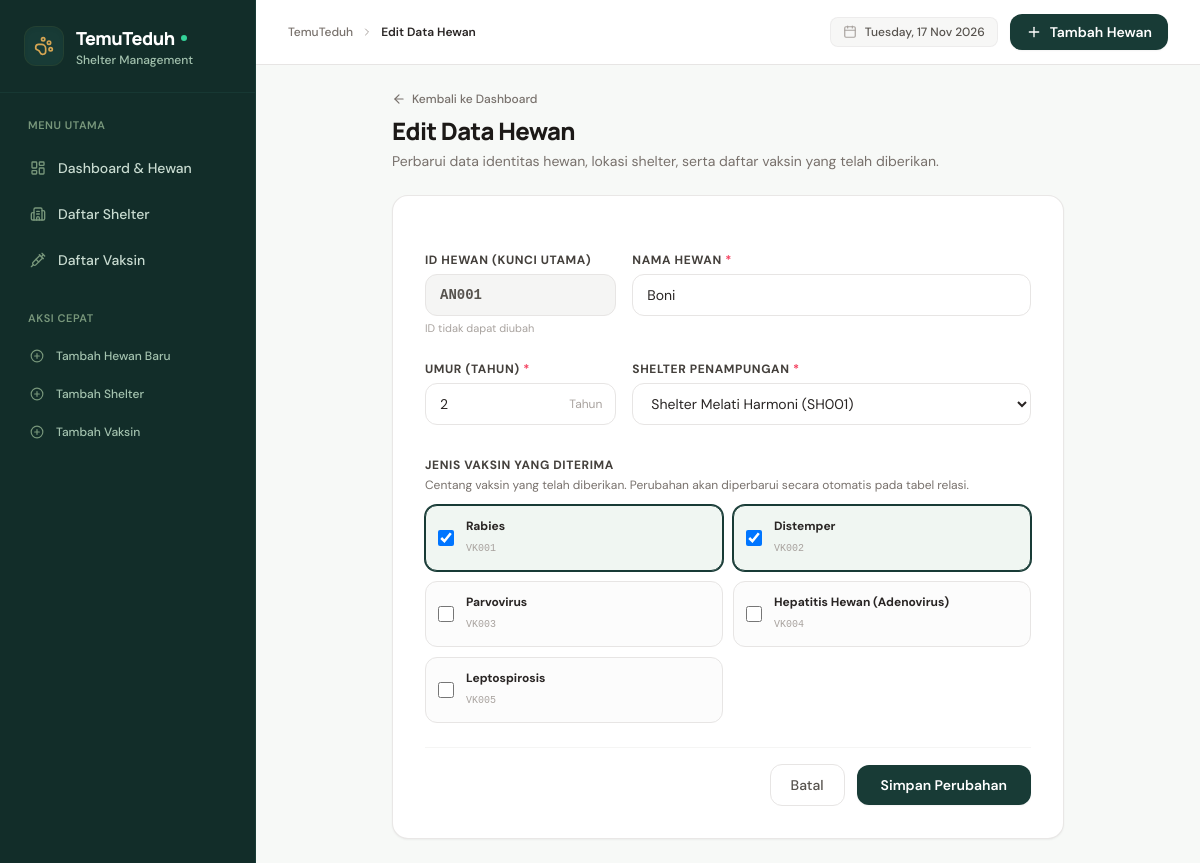
The app's page /index.php?page=animals&action=edit&id=AN001 with its own data.
### tables this page shows
CREATE TABLE `animals` (
    `id` VARCHAR(10) NOT NULL,
    `name` VARCHAR(100) NOT NULL,
    `shelter_id` VARCHAR(10) NOT NULL,
    `age` INT NOT NULL,
    PRIMARY KEY (`id`),
    INDEX `idx_animals_shelter` (`shelter_id`),
    CONSTRAINT `fk_animals_shelter` FOREIGN KEY (`shelter_id`) 
        REFERENCES `shelters` (`id`) 
        ON UPDATE CASCADE 
        ON DELETE RESTRICT
);

CREATE TABLE `shelters` (
    `id` VARCHAR(10) NOT NULL,
    `name` VARCHAR(100) NOT NULL,
    PRIMARY KEY (`id`)
);

CREATE TABLE `vaccines` (
    `id` VARCHAR(10) NOT NULL,
    `name` VARCHAR(100) NOT NULL,
    PRIMARY KEY (`id`)
);

### app/controllers/AnimalController.php (called while the page is built, shortened)
<?php
class AnimalController extends BaseController
{
    private AnimalModel $animalModel;
    private ShelterModel $shelterModel;
    private VaccineModel $vaccineModel;
    public function __construct()
    {
        $this->animalModel  = new AnimalModel();
        $this->shelterModel = new ShelterModel();
        $this->vaccineModel = new VaccineModel();
    }
    public function edit(): void
    {
        $id = $this->getQuery('id');
        $animal = $this->animalModel->findById($id);
        $shelters = $this->shelterModel->findAll();
        $vaccines = $this->vaccineModel->findAll();
        $this->render('animals/edit', [
            'pageTitle'  => 'Edit Data Hewan',
            'activeMenu' => 'animals',
            'animal'     => $animal,
            'shelters'   => $shelters,
            'vaccines'   => $vaccines,
            'formData'   => [
                'id'         => $animal['id'],
                'name'       => $animal['name'],
                'shelter_id' => $animal['shelter_id'],
                'age'        => $animal['age'],
                'vaccines'   => $animal['vaccine_ids'] ?? []
            ],
            'errors'     => []
        ]);
    }
}

### app/core/Router.php (called while the page is built, shortened)
<?php
class Router
{
    public function dispatch(): void
    {
        $action = isset($_GET['action']) && trim($_GET['action']) !== ''
            ? trim($_GET['action'])
            : 'index';
        $controller = new $controllerName();
        $controller->$action();
    }
    public static function url(string $page = 'dashboard', string $action = 'index', array $params = []): string
    {
        $query = ['page' => $page];
        if ($action !== 'index' || !empty($params)) {
            $query['action'] = $action;
        }
        return 'index.php?' . http_build_query($query);
    }
}

### public/index.php (called while the page is built, shortened)
<?php
require_once APP_PATH . '/core/Database.php';
require_once APP_PATH . '/core/BaseModel.php';
require_once APP_PATH . '/core/Router.php';
require_once APP_PATH . '/models/ShelterModel.php';
require_once APP_PATH . '/models/VaccineModel.php';
require_once APP_PATH . '/models/AnimalModel.php';
$router = new Router();
$router->dispatch();

### app/core/BaseModel.php (called while the page is built, shortened)
<?php
abstract class BaseModel
{
    protected PDO $db;
    public function __construct()
    {
        $this->db = Database::getConnection();
    }
    protected function query(string $sql, array $params = []): PDOStatement
    {
        $stmt = $this->db->prepare($sql);
        $stmt->execute($params);
        return $stmt;
    }
}

### app/core/Database.php (called while the page is built, shortened)
<?php
class Database
{
    private static ?PDO $instance = null;
    public static function getConnection(): PDO
    {
        if (self::$instance === null) {
            $configPath = dirname(__DIR__, 2) . '/config/database.php';
            $config = require $configPath;
            $dsn = sprintf(
                "mysql:host=%s;port=%s;dbname=%s;charset=%s",
                $config['host'],
                $config['port'],
                $config['dbname'],
                $config['charset']
            );
            try {
                self::$instance = new PDO(
                    $dsn,
                    $config['username'],
                    $config['password'],
                    $config['options']
                );
            } catch (PDOException $e) {
                die("Koneksi Database Gagal: " . htmlspecialchars($e->getMessage()));
            }
        }
        return self::$instance;
    }
}

### config/database.php (called while the page is built)
<?php
return [
    'host'     => '127.0.0.1',
    'port'     => '3306',
    'dbname'   => 'temuteduh_db',
    'username' => 'root',
    'password' => '',
    'charset'  => 'utf8mb4',
    'options'  => [
        PDO::ATTR_ERRMODE            => PDO::ERRMODE_EXCEPTION,
        PDO::ATTR_DEFAULT_FETCH_MODE => PDO::FETCH_ASSOC,
        PDO::ATTR_EMULATE_PREPARES   => false,
    ]
];

### app/models/AnimalModel.php (called while the page is built, shortened)
<?php
class AnimalModel extends BaseModel
{
    protected string $table = 'animals';
    public function findById(string $id): ?array
    {
        $sql = "SELECT
                    a.id,
                    a.name,
                    a.age,
                    a.shelter_id,
                    s.name AS shelter_name
                FROM `{$this->table}` a
                INNER JOIN `shelters` s ON a.shelter_id = s.id
                WHERE a.id = :id";
        $stmt = $this->query($sql, [':id' => $id]);
        $animal = $stmt->fetch();
        $animal['vaccine_ids'] = $this->getVaccineIdsForAnimal($id);
        return $animal;
    }
    public function getVaccineIdsForAnimal(string $animalId): array
    {
        $sql = "SELECT vaccine_id FROM `animal_vaccine` WHERE animal_id = :animal_id";
        $stmt = $this->query($sql, [':animal_id' => $animalId]);
        return $stmt->fetchAll(PDO::FETCH_COLUMN) ?: [];
    }
}

### app/models/ShelterModel.php (called while the page is built, shortened)
<?php
class ShelterModel extends BaseModel
{
    protected string $table = 'shelters';
    public function findAll(): array
    {
        $sql = "SELECT s.id, s.name, COUNT(a.id) AS animal_count
                FROM `{$this->table}` s
                LEFT JOIN `animals` a ON s.id = a.shelter_id
                GROUP BY s.id, s.name
                ORDER BY s.id ASC";
        $stmt = $this->query($sql);
        return $stmt->fetchAll();
    }
}

### app/models/VaccineModel.php (called while the page is built, shortened)
<?php
class VaccineModel extends BaseModel
{
    protected string $table = 'vaccines';
    public function findAll(): array
    {
        $sql = "SELECT v.id, v.name, COUNT(av.animal_id) AS animal_count
                FROM `{$this->table}` v
                LEFT JOIN `animal_vaccine` av ON v.id = av.vaccine_id
                GROUP BY v.id, v.name
                ORDER BY v.id ASC";
        $stmt = $this->query($sql);
        return $stmt->fetchAll();
    }
}

### app/views/animals/edit.php (the view, shortened to what this page needs)
<div class="max-w-2xl mx-auto">
    <div class="mb-6">
        <a href="<?= Router::url('dashboard') ?>" class="inline-flex items-center gap-1.5 text-xs text-stone-500 hover:text-forest-800 font-medium mb-2 transition">
            <i data-lucide="arrow-left" class="w-3.5 h-3.5"></i>
            <span>Kembali ke Dashboard</span>
        </a>
        <h1 class="text-2xl font-heading font-extrabold text-stone-900 tracking-tight">
            Edit Data Hewan
        </h1>
        <p class="text-xs sm:text-sm text-stone-500 mt-1">
            Perbarui data identitas hewan, lokasi shelter, serta daftar vaksin yang telah diberikan.
        </p>
    </div>
    <div class="bg-white rounded-2xl border border-stone-200/90 shadow-sm overflow-hidden p-6 sm:p-8">
        <form method="POST" action="<?= Router::url('animals', 'update') ?>" class="space-y-6">
            <div class="grid grid-cols-1 sm:grid-cols-3 gap-4">
                <div class="sm:col-span-1">
                    <label class="block text-xs font-bold uppercase tracking-wider text-stone-700 mb-1.5">
                        ID Hewan (Kunci Utama)
                    </label>
                    <input type="text"
                           value="<?= htmlspecialchars($formData['id']) ?>"
                           disabled
                           class="w-full px-3.5 py-2.5 bg-stone-100 border border-stone-200 rounded-xl text-sm font-mono font-bold text-stone-600 cursor-not-allowed">
                    <p class="text-[11px] text-stone-400 mt-1">ID tidak dapat diubah</p>
                </div>
                <div class="sm:col-span-2">
                    <label for="name" class="block text-xs font-bold uppercase tracking-wider text-stone-700 mb-1.5">
                        Nama Hewan <span class="text-rose-500">*</span>
                    </label>
                    <input type="text"
                           id="name"
                           name="name"
                           value="<?= htmlspecialchars($formData['name'] ?? '') ?>"
                           maxlength="100"
                           required
                           class="w-full px-3.5 py-2.5 bg-white border <?= isset($errors['name']) ? 'border-rose-400 ring-1 ring-rose-400' : 'border-stone-200' ?> rounded-xl text-sm text-stone-800 placeholder-stone-400 focus:outline-none focus:ring-2 focus:ring-forest-800/10 focus:border-forest-800 transition">
                </div>
            </div>
            <div class="grid grid-cols-1 sm:grid-cols-3 gap-4">
                <div class="sm:col-span-1">
                    <label for="age" class="block text-xs font-bold uppercase tracking-wider text-stone-700 mb-1.5">
                        Umur (Tahun) <span class="text-rose-500">*</span>
                    </label>
                    <div class="relative">
                        <input type="number"
                               id="age"
                               name="age"
                               min="0"
                               max="99"
                               value="<?= htmlspecialchars((string)($formData['age'] ?? '')) ?>"
                               required
                               class="w-full px-3.5 py-2.5 bg-white border <?= isset($errors['age']) ? 'border-rose-400 ring-1 ring-rose-400' : 'border-stone-200' ?> rounded-xl text-sm text-stone-800 focus:outline-none focus:ring-2 focus:ring-forest-800/10 focus:border-forest-800 transition">
                        <span class="absolute inset-y-0 right-0 pr-3.5 flex items-center text-xs text-stone-400 pointer-events-none">
                        </span>
                    </div>
                </div>
                <div class="sm:col-span-2">
                    <label for="shelter_id" class="block text-xs font-bold uppercase tracking-wider text-stone-700 mb-1.5">
                        Shelter Penampungan <span class="text-rose-500">*</span>
                    </label>
                    <select id="shelter_id"
                            name="shelter_id"
                            required
                            class="w-full px-3.5 py-2.5 bg-white border <?= isset($errors['shelter_id']) ? 'border-rose-400 ring-1 ring-rose-400' : 'border-stone-200' ?> rounded-xl text-sm text-stone-800 focus:outline-none focus:ring-2 focus:ring-forest-800/10 focus:border-forest-800 transition">
                        <?php foreach ($shelters as $s): ?>
                            <option value="<?= htmlspecialchars($s['id']) ?>" <?= ($formData['shelter_id'] ?? '') === $s['id'] ? 'selected' : '' ?>>
                                <?= htmlspecialchars($s['name']) ?> (<?= $s['id'] ?>)
                            </option>
                        <?php endforeach; ?>
                    </select>
                </div>
            </div>
            <div class="pt-2">
                <label class="block text-xs font-bold uppercase tracking-wider text-stone-700 mb-1">
                    Jenis Vaksin yang Diterima
                </label>
                <p class="text-xs text-stone-500 mb-3">
                    Centang vaksin yang telah diberikan. Perubahan akan diperbarui secara otomatis pada tabel relasi.
                </p>
                <div class="grid grid-cols-1 sm:grid-cols-2 gap-2.5">
                    <?php
                    $selectedVaccines = (array)($formData['vaccines'] ?? []);
                    foreach ($vaccines as $vac):
                        $isChecked = in_array($vac['id'], $selectedVaccines);
                    ?>
                        <label class="custom-checkbox-card relative flex items-center p-3 rounded-xl border border-stone-200 hover:border-forest-700/60 cursor-pointer transition select-none bg-stone-50/50">
                            <input type="checkbox"
                                   name="vaccines[]"
                                   value="<?= htmlspecialchars($vac['id']) ?>"
                                   <?= $isChecked ? 'checked' : '' ?>
                                   class="w-4 h-4 text-forest-800 rounded border-stone-300 focus:ring-forest-800 mr-3">
                            <div class="flex-1">
                                <span class="text-xs font-bold text-stone-800 block"><?= htmlspecialchars($vac['name']) ?></span>
                                <span class="text-[10px] text-stone-400 font-mono"><?= htmlspecialchars($vac['id']) ?></span>
                            </div>
                        </label>
                    <?php endforeach; ?>
                </div>
            </div>
            <div class="pt-4 border-t border-stone-100 flex items-center justify-end gap-3">
                <a href="<?= Router::url('dashboard') ?>"
                   class="px-5 py-2.5 rounded-xl border border-stone-200 text-stone-600 hover:bg-stone-50 text-xs sm:text-sm font-medium transition">
                    Batal
                </a>
                <button type="submit"
                        class="px-6 py-2.5 rounded-xl bg-forest-800 hover:bg-forest-900 text-white text-xs sm:text-sm font-semibold transition shadow-sm">
                    Simpan Perubahan
                </button>
            </div>
        </form>
    </div>
</div>

### public/assets/css/app.css (style rules this page uses)
:root { --color-forest: #183B36; --color-forest-dark: #122E2A; --color-leaf: #78977B; --color-mint: #E6EFE8; --color-mint-light: #F2F7F3; --color-bg: #F7F9F7; --color-text: #24332F; --color-text-muted: #667571; --color-amber: #D6A653; }
body { font-family: 'DM Sans', -apple-system, BlinkMacSystemFont, sans-serif; background-color: var(--color-bg); color: var(--color-text); -webkit-font-smoothing: antialiased; -moz-osx-font-smoothing: grayscale; }
h1, h2, h3, h4, h5, h6, .font-heading { font-family: 'Manrope', -apple-system, BlinkMacSystemFont, sans-serif; letter-spacing: -0.02em; }
.custom-checkbox-card:has(input:checked) { border-color: #183B36; background-color: #F0F6F2; box-shadow: 0 0 0 1px #183B36; }

### records on screen
animals: id "AN001", name "Boni", age "2", shelter_id "Shelter Melati Harmoni (SH001)"
vaccines: id "☑", name "Rabies", id "VK001"
vaccines: id "☑", name "Distemper", id "VK002"
vaccines: name "Parvovirus", id "VK003"
vaccines: name "Hepatitis Hewan (Adenovirus)", id "VK004"
vaccines: name "Leptospirosis", id "VK005"

### other values on screen
$pageTitle "Edit Data Hewan"
